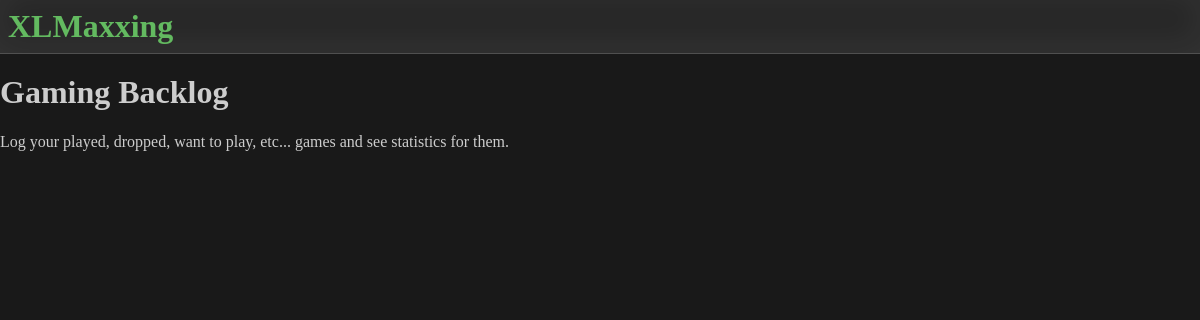
Screenshot of /xlfile/2 with the database file from the repository.
### tables this page shows
CREATE TABLE "xlfiles" (
	"id"	INTEGER NOT NULL,
	"name"	TEXT NOT NULL,
	"description"	TEXT,
	"supported_software"	INTEGER,
	"language"	VARCHAR(2) NOT NULL,
	PRIMARY KEY("id" AUTOINCREMENT)
);

### views/templates/Page.class.php (called while the page is built, shortened)
<?php
class Page {
    private array $properties = [];
    public function passProps(array $properties) {
        $this->properties = $properties;
    }
    public function renderSection(string $sectionName) {
        if (is_callable($sectionName)) {
            $sectionContent = call_user_func($sectionName, $this->properties);
            return $sectionContent;
        }
        return '';
    }
}

### routes.php (called while the page is built, shortened)
<?php
Router::get('/$pageName/$id', 'views/templates/page.php');

### database/operations/DatabaseOperations.class.php (called while the page is built, shortened)
<?php
class DatabaseOperations {
    private static $databaseFolder = Env::ROOT."/database";
    private static function executeOperation(string $type, string $operationName, array $stringArguments) : array {
        $databaseFolder = self::$databaseFolder;
        $database = new SQLite3("$databaseFolder/".Env::DATABASE_FILE, SQLITE3_OPEN_CREATE | SQLITE3_OPEN_READWRITE);
        switch ($type) {
            case 'select':
                $preparedStatement = file_get_contents("$databaseFolder/operations/$type/{$type}_{$operationName}.sql");
                if (count($stringArguments) > 0) {
                    foreach ($stringArguments as $key => $value) {
                        $preparedStatement = str_replace('$'.$key, $value, $preparedStatement);
                    }
                }
                $result = $database->query($preparedStatement);
                $resultArray = [];
                while ($row = $result->fetchArray(SQLITE3_ASSOC)) {
                    array_push($resultArray, $row);
                }
                return $resultArray;
        }
        return [];
    }
    public static function select(string $selectOperationName = 'xlfiles', array $stringArguments = []) : array {
        return self::executeOperation('select', $selectOperationName, $stringArguments);
    }
}

### views/xlfile.php (the view, shortened to what this page needs)
<?php
$xlfile = DatabaseOperations::select('xlfile_by_id', ['id' => $id])[0];
?>
<?php function sectionMain($props) {
    $xlfile = $props['xlfile'];
    ?>
    <h1><?= $xlfile['name']; ?></h1>
    <p><?= $xlfile['description']; ?></p>
<?php } ?>

### style/theme.css (style rules this page uses)
:root { --color-background: rgb(25, 25, 25); --color-foreground: rgb(40, 40, 40); --color-highlight: rgb(80, 80, 80); --color-text: rgb(205, 205, 205); --color-accent: rgb(99, 186, 96); --rounding-radius: 4px; }

### style/main.css (style rules this page uses)
html { background-color: var(--color-background); color: var(--color-text); font-family: 'RobotoVariable'; font-weight: 400; }
body { margin: 0; padding: 0; }

### rows the page displays
xlfiles: name "Gaming Backlog", description "Log your played, dropped, want to play, etc... games and see statistics for them."
